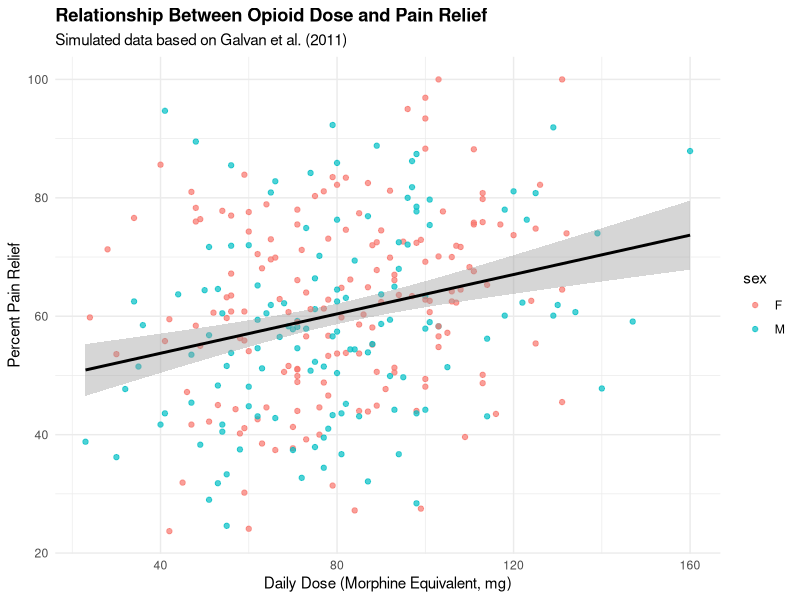

Reproduce this figure in R.
## ---- chunk 1
knitr::opts_chunk$set(echo = TRUE)
## ---- chunk 2

library(ggplot2)
data <- read.csv("Opioid dataset.csv")
str(data)

model <- lm(percent_pain_relief ~ daily_dose_mg_ME + age + sex +
               rs12211463_minor_allele_count +
               rs13421094_minor_allele_count +
               rs10413396_minor_allele_count,
             data = data)

summary(model)


ggplot(data, aes(x = daily_dose_mg_ME, y = percent_pain_relief, color = sex)) +
  geom_point(alpha = 0.7) +
  geom_smooth(method = "lm", se = TRUE, color = "black") +
  labs(
    title = "Relationship Between Opioid Dose and Pain Relief",
    subtitle = "Simulated data based on Galvan et al. (2011)",
    x = "Daily Dose (Morphine Equivalent, mg)",
    y = "Percent Pain Relief"
  ) +
  theme_minimal() +
  theme(plot.title = element_text(face = "bold"))
